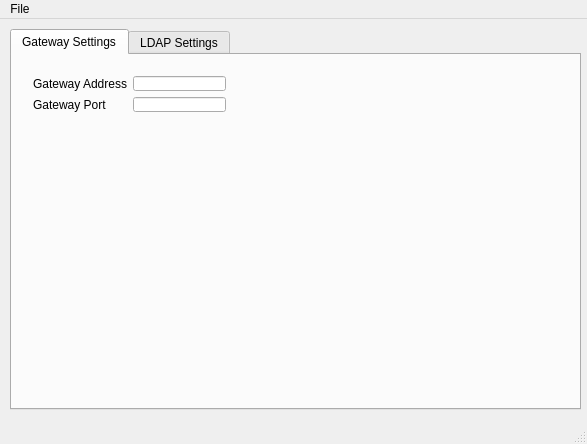
<?xml version="1.0" encoding="UTF-8"?>
<ui version="4.0">
 <class>MainWindow</class>
 <widget class="QMainWindow" name="MainWindow">
  <property name="geometry">
   <rect>
    <x>0</x>
    <y>0</y>
    <width>587</width>
    <height>444</height>
   </rect>
  </property>
  <property name="windowTitle">
   <string>MainWindow</string>
  </property>
  <widget class="QWidget" name="centralWidget">
   <widget class="QTabWidget" name="tabWidget">
    <property name="geometry">
     <rect>
      <x>10</x>
      <y>10</y>
      <width>571</width>
      <height>381</height>
     </rect>
    </property>
    <property name="sizePolicy">
     <sizepolicy hsizetype="Maximum" vsizetype="Maximum">
      <horstretch>0</horstretch>
      <verstretch>0</verstretch>
     </sizepolicy>
    </property>
    <property name="tabShape">
     <enum>QTabWidget::Rounded</enum>
    </property>
    <property name="currentIndex">
     <number>0</number>
    </property>
    <widget class="QWidget" name="tab">
     <attribute name="title">
      <string>Gateway Settings</string>
     </attribute>
     <widget class="QWidget" name="">
      <property name="geometry">
       <rect>
        <x>10</x>
        <y>10</y>
        <width>215</width>
        <height>58</height>
       </rect>
      </property>
      <layout class="QFormLayout" name="formLayout">
       <item row="0" column="0">
        <widget class="QLabel" name="label">
         <property name="text">
          <string>Gateway Address</string>
         </property>
        </widget>
       </item>
       <item row="0" column="1">
        <widget class="QLineEdit" name="lineEdit"/>
       </item>
       <item row="1" column="0">
        <widget class="QLabel" name="label_2">
         <property name="text">
          <string>Gateway Port</string>
         </property>
        </widget>
       </item>
       <item row="1" column="1">
        <widget class="QLineEdit" name="lineEdit_2"/>
       </item>
      </layout>
     </widget>
    </widget>
    <widget class="QWidget" name="tab_2">
     <attribute name="title">
      <string>LDAP Settings</string>
     </attribute>
    </widget>
   </widget>
  </widget>
  <widget class="QMenuBar" name="menuBar">
   <property name="geometry">
    <rect>
     <x>0</x>
     <y>0</y>
     <width>587</width>
     <height>23</height>
    </rect>
   </property>
   <widget class="QMenu" name="menuFile">
    <property name="title">
     <string>File</string>
    </property>
    <addaction name="actionExit"/>
   </widget>
   <addaction name="menuFile"/>
  </widget>
  <widget class="QStatusBar" name="statusBar"/>
  <action name="actionExit">
   <property name="text">
    <string>Exit</string>
   </property>
  </action>
 </widget>
 <layoutdefault spacing="6" margin="11"/>
 <resources/>
 <connections/>
</ui>
